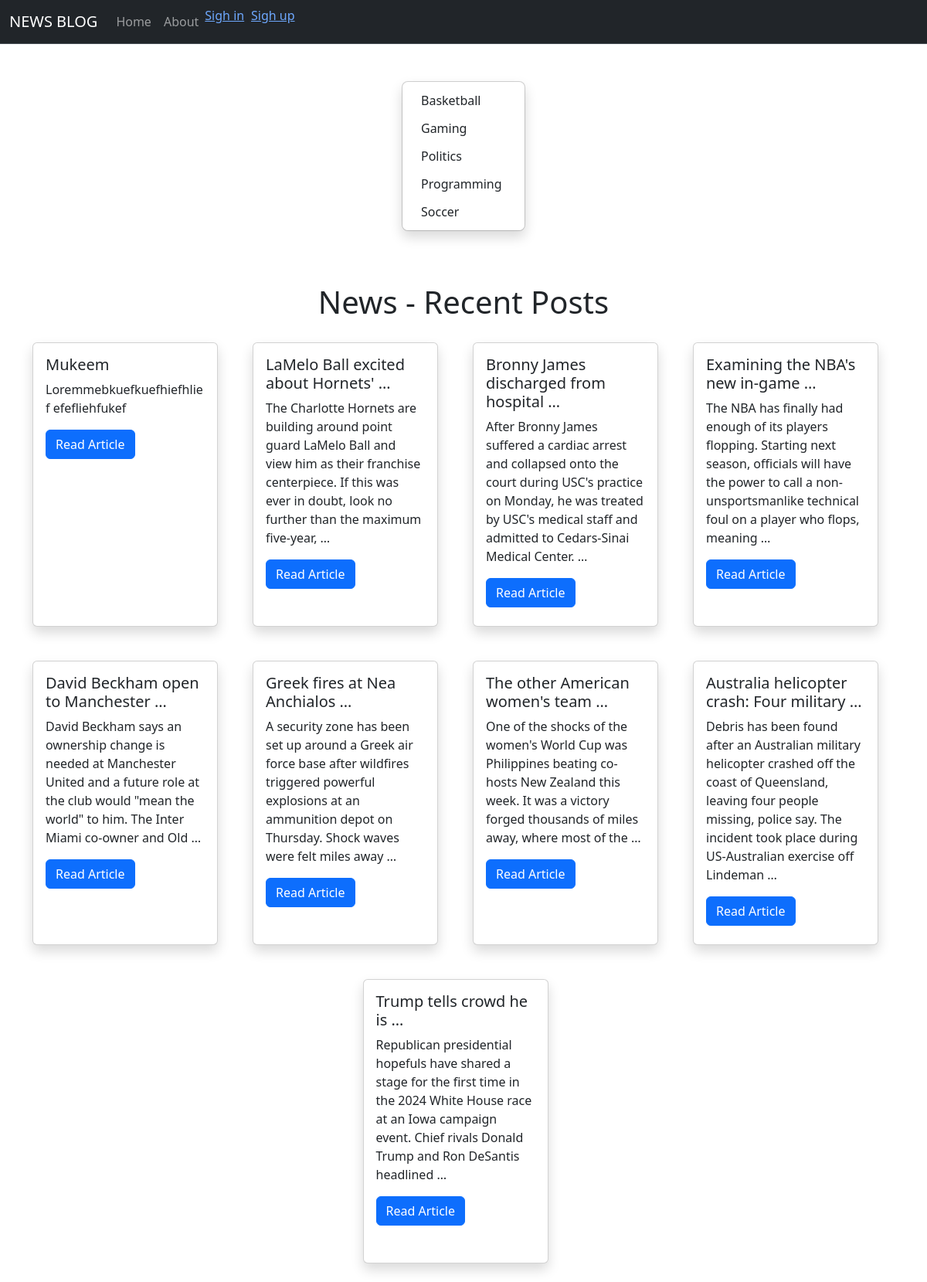
The page / on the database its author committed.
### blogproject/apps/articles/models.py (models this page shows, shortened)
class Category(models.Model):
    class Meta:
        verbose_name = "category"
        verbose_name_plural = "categories"
        ordering = ["name"]
    name = models.CharField(max_length=200, db_index=True)
    description = models.TextField(blank=True)

class Article(models.Model):
    class Meta:
        ordering = ["category"]
        verbose_name_plural = "articles"
        verbose_name = "article"
    title = models.CharField(max_length=350)
    description = models.TextField()
    category = models.ForeignKey('Category', on_delete=models.PROTECT, default=1, null=True)
    created = models.DateTimeField()
    published = models.BooleanField(default=True)

### blogproject/apps/articles/views.py (the view)
# urls.py: path('', index, name="home"),
def index(request):
    title = "News Blog | Homepage"
    articles = Article.objects.all().order_by('-created').values()
    categories = Category.objects.all().order_by("name").values()
    return render(request, 'index.html', {
        "title": title,
        "articles": articles,
        "categories": categories
    })

### blogproject/apps/articles/templates/index.html
{% extends 'base.html' %}
{% block content %}
<div class="d-flex flex-column flex-md-row p-4 gap-4 py-md-5 align-items-center justify-content-center">
    <ul class="dropdown-menu position-static d-grid gap-1 p-2 rounded-3 mx-0 shadow w-220px" data-bs-theme="light">
        {% for category in categories %}
        <li><a class="dropdown-item rounded-2" href="/category/{{ category.id }}">{{ category.name }}</a></li>
        {% endfor %}
    </ul>
</div>
<div class="container" style="margin-top: 20px;">
    <h1 style="text-align: center;">News - Recent Posts</h1>
    <div class="row d-flex justify-content-center">
        {% for article in articles %}
        <div class="col-sm-6 col-md-3 justify-content-center">
            <div class="card shadow" style="width: 15rem; height: 23rem; margin-top: 20px;">
                <div class="card-body ">
                    <h5 class="card-title">{{ article.title|truncatewords:5 }}</h5>
                    <p class="card-text">{{ article.description|truncatewords:30 }}</p>
                    <a href="/articles/{{ article.id }}" class="btn btn-primary">Read Article</a>
                </div>
                <br>
            </div>
            <br>
        </div>
        {% endfor %}
    </div>
</div>
{% endblock %}

### blogproject/apps/articles/templates/base.html (shortened to what this page needs)
<!DOCTYPE html>
<html lang="en">
<head>
    <link href="https://cdn.jsdelivr.net/npm/bootstrap@5.3.1/dist/css/bootstrap.min.css" rel="stylesheet"
>
</head>
<body>
<nav class="navbar bg-dark border-bottom border-body navbar-expand-md" data-bs-theme="dark">
    <div class="container-fluid">
        <a class="navbar-brand" href="{% url 'home' %}">NEWS BLOG</a>
        <div class="collapse navbar-collapse" id="navbarNav">
            <ul class="navbar-nav">
                <li class="nav-item">
                    <a class="nav-link" aria-current="page" href="{% url 'home' %}">Home</a>
                </li>
                <li class="nav-item">
                    <a class="nav-link" href="{% url 'about' %}">About</a>
                </li>
                {% if request.user.is_authenticated %}
                <li class="nav-item">
                    <a class="nav-link" href="{% url 'account' %}">Account</a>
                </li>
                <span class="navbar-text">
                    Welcome, {{ user.username }}! | <a href="{% url 'logout' %}">Logout</a>
                    {% else %}
                    <a href="{% url 'loginauth' %}">Sigh in</a> | <a href="{% url 'signup' %}">Sigh up</a>
                    {% endif %}
            </ul>
        </div>
    </div>
</nav>
{% block content %}
{% endblock %}
</body>
</html>

### rows shown on the page
Category: name "Basketball"
Category: name "Gaming"
Category: name "Politics"
Category: name "Programming"
Category: name "Soccer"
Article: title "Mukeem", description "Loremmebkuefkuefhiefhlief efefliehfukef"
Article: title "LaMelo Ball excited about Hornets' …", description "The Charlotte Hornets are building around point guard LaMelo Ball and view him as their franchise centerpiece. If this was ever in doubt, look no further than the maximum five-year, …"
Article: title "Bronny James discharged from hospital …", description "After Bronny James suffered a cardiac arrest and collapsed onto the court during USC's practice on Monday, he was treated by USC's medical staff and admitted to Cedars-Sinai Medical Center. …"
Article: title "Examining the NBA's new in-game …", description "The NBA has finally had enough of its players flopping. Starting next season, officials will have the power to call a non-unsportsmanlike technical foul on a player who flops, meaning …"
Article: title "David Beckham open to Manchester …", description "David Beckham says an ownership change is needed at Manchester United and a future role at the club would \"mean the world\" to him. The Inter Miami co-owner and Old …"
Article: title "Greek fires at Nea Anchialos …", description "A security zone has been set up around a Greek air force base after wildfires triggered powerful explosions at an ammunition depot on Thursday. Shock waves were felt miles away …"
Article: title "The other American women's team …", description "One of the shocks of the women's World Cup was Philippines beating co-hosts New Zealand this week. It was a victory forged thousands of miles away, where most of the …"
Article: title "Australia helicopter crash: Four military …", description "Debris has been found after an Australian military helicopter crashed off the coast of Queensland, leaving four people missing, police say. The incident took place during US-Australian exercise off Lindeman …"
Article: title "Trump tells crowd he is …", description "Republican presidential hopefuls have shared a stage for the first time in the 2024 White House race at an Iowa campaign event. Chief rivals Donald Trump and Ron DeSantis headlined …"
